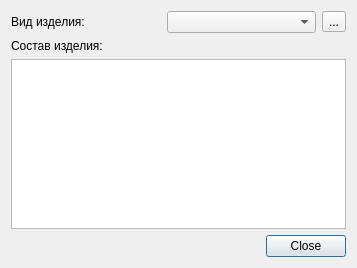
<?xml version="1.0" encoding="UTF-8"?>
<ui version="4.0">
 <class>DevTypeControlDialog</class>
 <widget class="QDialog" name="DevTypeControlDialog">
  <property name="geometry">
   <rect>
    <x>0</x>
    <y>0</y>
    <width>357</width>
    <height>268</height>
   </rect>
  </property>
  <property name="windowTitle">
   <string>Dialog</string>
  </property>
  <layout class="QVBoxLayout" name="verticalLayout">
   <item>
    <layout class="QHBoxLayout" name="horizontalLayout">
     <item>
      <widget class="QLabel" name="label">
       <property name="text">
        <string>Вид изделия:</string>
       </property>
       <property name="buddy">
        <cstring>comboBox</cstring>
       </property>
      </widget>
     </item>
     <item>
      <widget class="QComboBox" name="comboBox"/>
     </item>
     <item>
      <widget class="QToolButton" name="toolButton">
       <property name="text">
        <string>...</string>
       </property>
      </widget>
     </item>
    </layout>
   </item>
   <item>
    <widget class="QLabel" name="label_2">
     <property name="text">
      <string>Состав изделия:</string>
     </property>
    </widget>
   </item>
   <item>
    <widget class="QTableView" name="tableView"/>
   </item>
   <item>
    <widget class="QDialogButtonBox" name="buttonBox">
     <property name="orientation">
      <enum>Qt::Horizontal</enum>
     </property>
     <property name="standardButtons">
      <set>QDialogButtonBox::Close</set>
     </property>
    </widget>
   </item>
  </layout>
 </widget>
 <resources/>
 <connections>
  <connection>
   <sender>buttonBox</sender>
   <signal>accepted()</signal>
   <receiver>DevTypeControlDialog</receiver>
   <slot>accept()</slot>
   <hints>
    <hint type="sourcelabel">
     <x>227</x>
     <y>222</y>
    </hint>
    <hint type="destinationlabel">
     <x>157</x>
     <y>241</y>
    </hint>
   </hints>
  </connection>
  <connection>
   <sender>buttonBox</sender>
   <signal>rejected()</signal>
   <receiver>DevTypeControlDialog</receiver>
   <slot>reject()</slot>
   <hints>
    <hint type="sourcelabel">
     <x>295</x>
     <y>228</y>
    </hint>
    <hint type="destinationlabel">
     <x>286</x>
     <y>241</y>
    </hint>
   </hints>
  </connection>
 </connections>
</ui>
